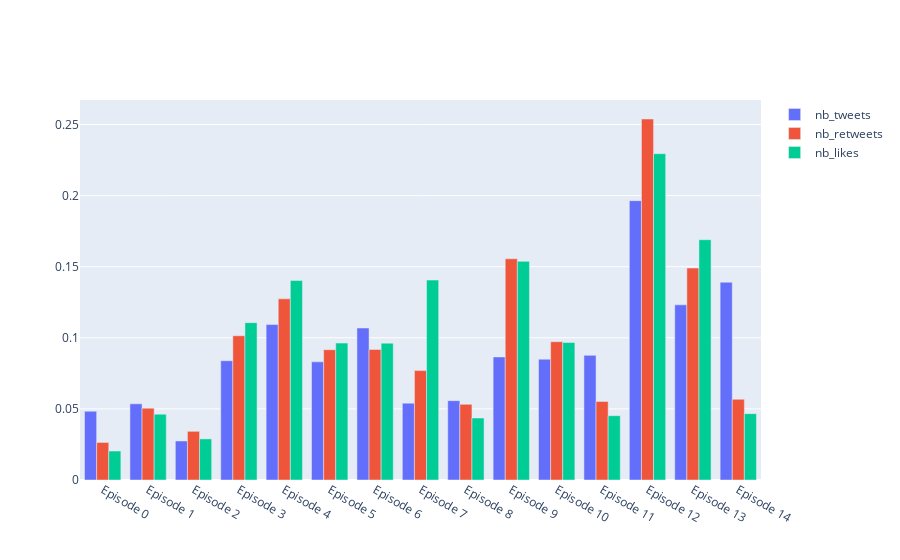

Notebook code for this chart:
### Code cell
get_all_reactions('Claude', 14, dfs)

### Figure 1 — Plotly figure (JSON) as saved in the notebook; plotly's stock layout.template omitted (floating-point values rounded to 4 significant figures)
{"data": [{"name": "nb_tweets", "type": "bar", "x": ["Episode 0", "Episode 1", "Episode 2", "Episode 3", "Episode 4", "Episode 5", "Episode 6", "Episode 7", "Episode 8", "Episode 9", "Episode 10", "Episode 11", "Episode 12", "Episode 13", "Episode 14"], "y": [0.04835, 0.05356, 0.02745, 0.08388, 0.1093, 0.08309, 0.1069, 0.05405, 0.0558, 0.08656, 0.08496, 0.08766, 0.1965, 0.1232, 0.1391]}, {"name": "nb_retweets", "type": "bar", "x": ["Episode 0", "Episode 1", "Episode 2", "Episode 3", "Episode 4", "Episode 5", "Episode 6", "Episode 7", "Episode 8", "Episode 9", "Episode 10", "Episode 11", "Episode 12", "Episode 13", "Episode 14"], "y": [0.02642, 0.05054, 0.03424, 0.1014, 0.1274, 0.09164, 0.0918, 0.07695, 0.05321, 0.1556, 0.09726, 0.05526, 0.2539, 0.1491, 0.05676]}, {"name": "nb_likes", "type": "bar", "x": ["Episode 0", "Episode 1", "Episode 2", "Episode 3", "Episode 4", "Episode 5", "Episode 6", "Episode 7", "Episode 8", "Episode 9", "Episode 10", "Episode 11", "Episode 12", "Episode 13", "Episode 14"], "y": [0.02038, 0.0463, 0.02891, 0.1107, 0.1403, 0.09628, 0.09624, 0.1406, 0.0436, 0.1538, 0.09667, 0.04522, 0.2295, 0.169, 0.04667]}], "layout": {"autosize": true, "barmode": "group", "xaxis": {"autorange": true, "range": [-0.5, 14.5], "type": "category"}, "yaxis": {"autorange": true, "range": [0, 0.2672], "type": "linear"}}}
